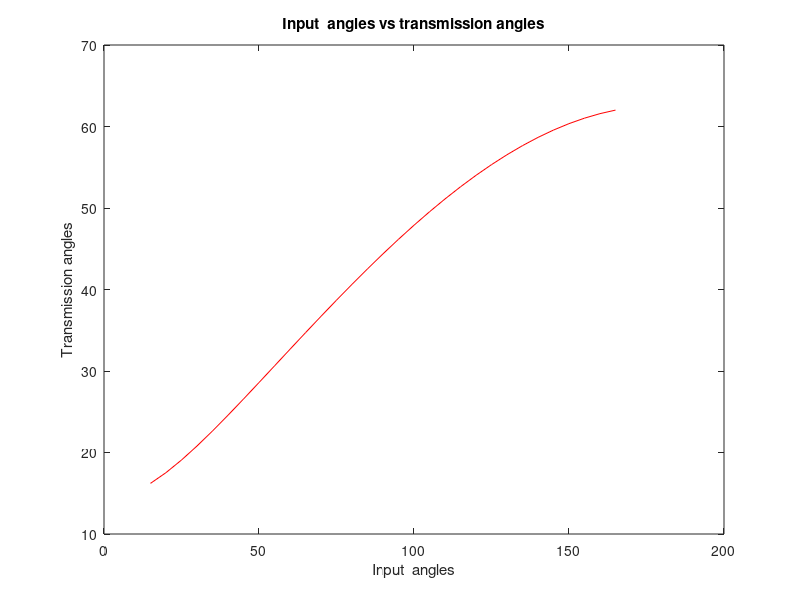

This figure's MATLAB source:
%------------------------main--------------------------%
function lab1
    %----------- Quiz (a) ---------
    %theta2 = get_precision_angles(15,165,3);
    %----------- Quiz (b) ---------
    theta2  = get_precision_angles(15,165,5);
    theta2 = arrayfun(@(val) rad2deg(val), theta2);
    theta4 = get_theta_4(theta2);
    link_ratios = get_link_ratios(theta2, theta4);
    structural_errors = get_structural_errors(theta2, theta4,link_ratios);
    disp(["Structural errors: ",structural_errors]);
    [a,b,c,d] = get_link_lengths(link_ratios);
    disp(["Crank: ",a]);
    disp(["Coupler: ",b]);
    disp(["Follower: ",c]);
    disp(["Fixed Link: ",d]);
    transmission_angles = get_transmission_angles(a,b,c,d,15,165,5);
    % commenting  on the transmission angles
    if (all(transmission_angles >= 40)) || (all(transmission_angles <= 140))
        disp("All the transmission angles guarantee a smooth rotation");
    else
        disp("Some transmission angles do not guarantee a smooth rotation");
    end
    input_angles = 15:5:165;
    figure;
    plot(input_angles,transmission_angles,'r');
    xlabel("Input  angles");
    ylabel("Transmission angles");
    title("Input  angles vs transmission angles");
end
%------------Body------------------%
function precision_angles = get_precision_angles(l_limit, u_limit, n_angles)
    % uses chebyshev's spacing to find the precision angles
    
    l_limit = deg2rad(l_limit);
    u_limit = deg2rad(u_limit);
    precision_angles = zeros(1, n_angles);
    for i = 1:n_angles
        precision_angles(i) = ((1/2)*(l_limit + u_limit))-((1/2)*(u_limit-l_limit)*cos((pi * (2*i - 1))/(2*n_angles)));
    end
end
function theta_4 = get_theta_4(theta_2)
    % using the given output function, this function computes the output
    % angles from the given input angles
    theta_4 = zeros(1,length(theta_2));
    j = 1;
    for angle2 = theta_2
        theta_4(j) = 65 + 0.43*angle2;
        j = j + 1;
    end
end
function link_ratios  = get_link_ratios(theta2, theta4)
   % using the freudensteins method, this method computes the link ratios
   if(length(theta4) ~= length(theta2))
       disp("Matrices' lengths not equal");
       quit(1);
   end
   A = [];
   b = [];
   for i = 1:length(theta2)
       temp1 = [(cosd(theta4(i))) (-1 * (cosd(theta2(i)))) (1)];
       temp2 = cosd(theta2(i)-theta4(i));
       A = [A; temp1];
       b = [b; temp2];
   end
   link_ratios = A\b;% backstroke uses the least squares method
end
function [a,b,c,d] = get_link_lengths(link_ratios)
    d = 410;
    a = abs(d/link_ratios(1));
    c = abs(d/link_ratios(2));
    b = abs(sqrt(a^2  + c^2 + d^2 -(link_ratios(3) * 2 * a * c)));
end
function transmission_angles = get_transmission_angles(a,b,c,d,lower_limit, upper_limit, steps)
    transmission_angles = zeros(1, ((165-15)/5));
    j = 1;
    for i = lower_limit:steps:upper_limit
        m = acosd(((b^2 + c^2) - (a^2 + d^2) + (2 * a * d * cosd(i))) / (2 * b * c));
        transmission_angles(j) = m;
        j = j + 1;
    end
end
function structuralErrors = get_structural_errors(theta2, theta4, link_ratios)
    structuralErrors = zeros(1,length(theta2));% theta4 can also be used since they are of the same length
    for i = 1:length(theta4)
        er1 = link_ratios(1)*cosd(theta4(i)) - link_ratios(2)*cosd(theta2(i)) + link_ratios(3) - cosd(theta2(i) - theta4(i));
        structuralErrors(i) = er1;
    end
end

